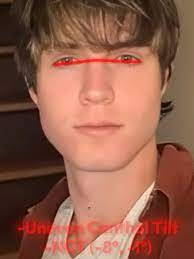
#> input picture Lab2/faceIq.jpg, 194 x 259 px, found by its file name
$ python Zadanie3.6.py
#> lines starting #> are read from the running program, lines starting #| are printed output that depends on the picture
import cv2

image = cv2.imread('Lab2/faceIq.jpg')
#> image is the input picture: shape (259, 194, 3); mean B, G, R 74.5, 93, 145.4


imageHalfx_1 = cv2.resize(image, None, fx=0.5, fy=0.5, interpolation=cv2.INTER_AREA)
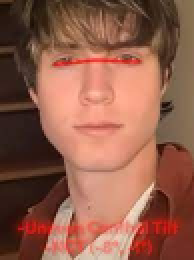
#> imageHalfx_1: shape (130, 97, 3) (shown 2 times larger); mean B, G, R 74.7, 93.2, 145.6
imageQuaterx_1 = cv2.resize(image, None, fx=0.25, fy=0.25, interpolation=cv2.INTER_AREA)
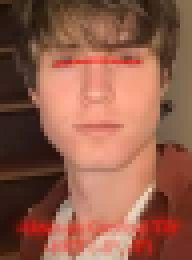
#> imageQuaterx_1: shape (65, 48, 3) (shown 4 times larger); mean B, G, R 74.6, 93.1, 145.6
cv2.imwrite("Skala0.5xMetodaResize.jpg", imageHalfx_1)
cv2.imwrite("Skala0.25xMetodaResize.jpg", imageQuaterx_1)

imageHalfx_1 = cv2.pyrDown(image)
imageQuaterx_1 = cv2.pyrDown(imageHalfx_1)
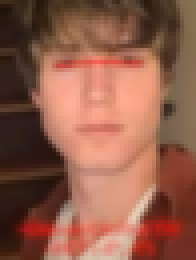
#> imageQuaterx_1: shape (65, 49, 3) (shown 4 times larger); mean B, G, R 73.8, 92.3, 144.3

cv2.imwrite("Skala0.5xMetodaPyrDown.jpg", imageHalfx_1)
cv2.imwrite("Skala0.25xMetodaPyrDown.jpg", imageQuaterx_1)
